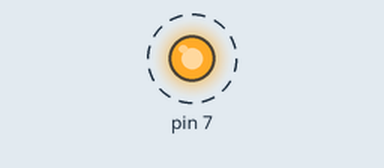
A sketch run on a simulated Arduino Uno, built with avr-gcc and run on an emulated ATmega328P. Parts: output pins drawn as LEDs (lit = HIGH). Dashed ring = blinking. What the sketch prints to the serial monitor is not drawn.

Above: at 0.5 s.
Timing chart, 0 to 4.6 s (numbered marks = the images above):
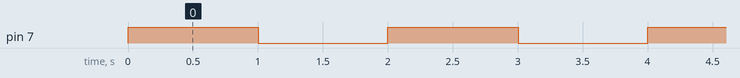

Measured:
- by itself, pin 7: alternates HIGH for 1.0 s and LOW for 1.0 s

The sketch:

timer_example.ino
```cpp
// belli bir surede bir ledi yakip sondurur
void setup()
{
  pinMode(7, OUTPUT);
  Serial.begin(9600);
  cli();
  TCCR1A = 0;
  TCCR1B = 0;
  TCNT1=0;
  OCR1A=62499;
  TIMSK1 |= (1 << OCIE1A);
  TCCR1B |= (1 << WGM12);
  TCCR1B |= (1 << CS12);
   sei();
}

volatile bool state=0;
ISR(TIMER1_COMPA_vect) {
state=!state;

}

void loop()
{
  Serial.println(state);
  digitalWrite(7,state);

}
```
